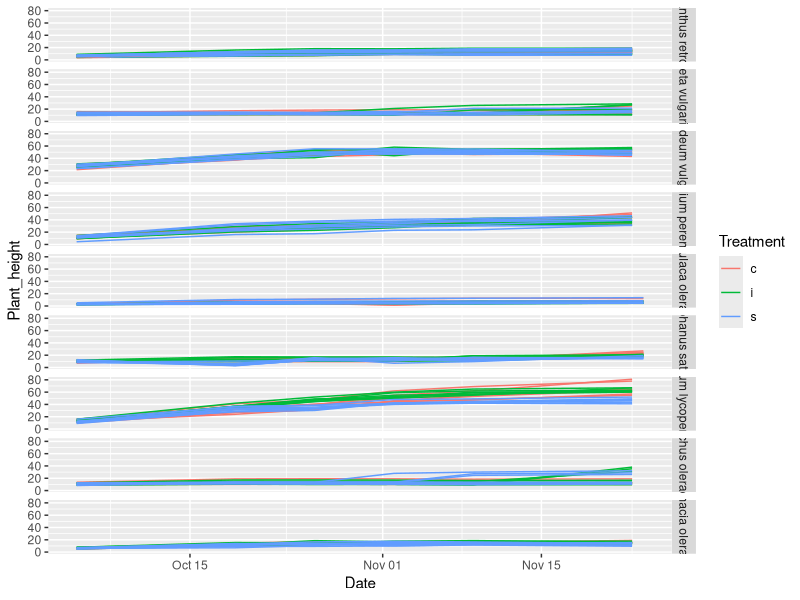
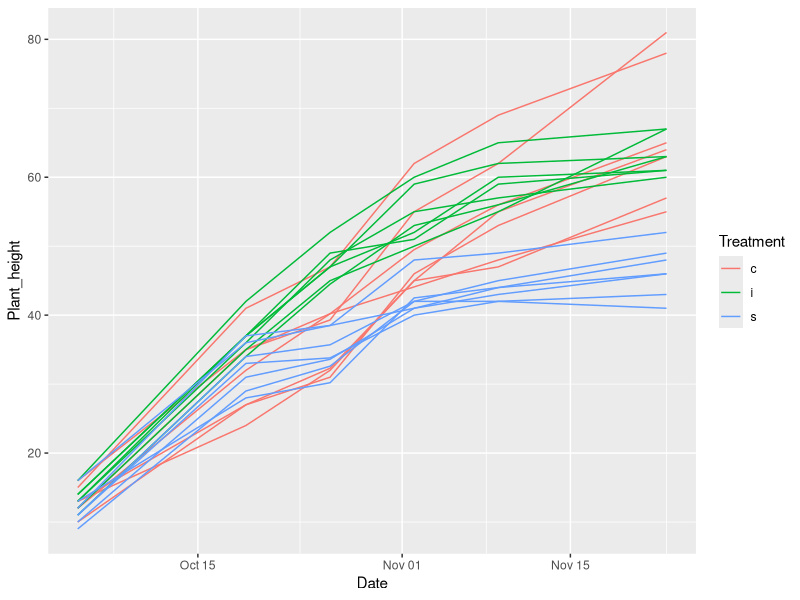
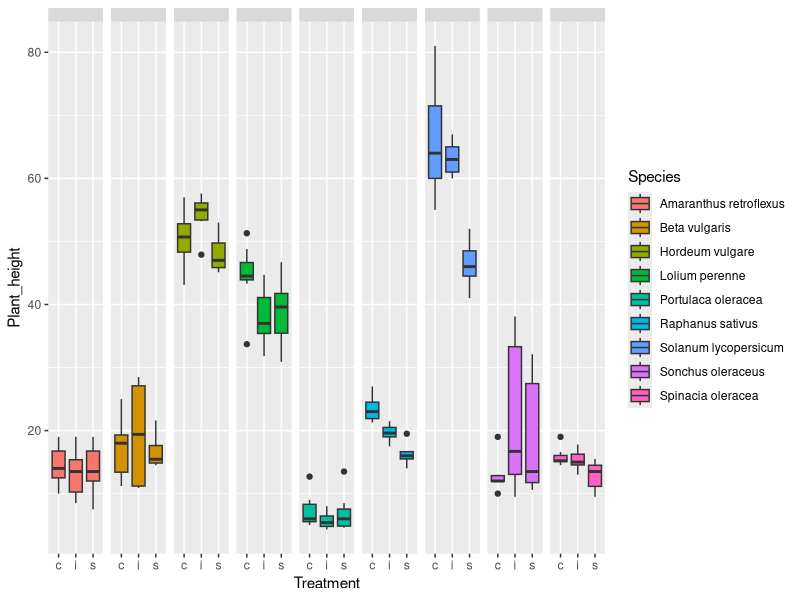
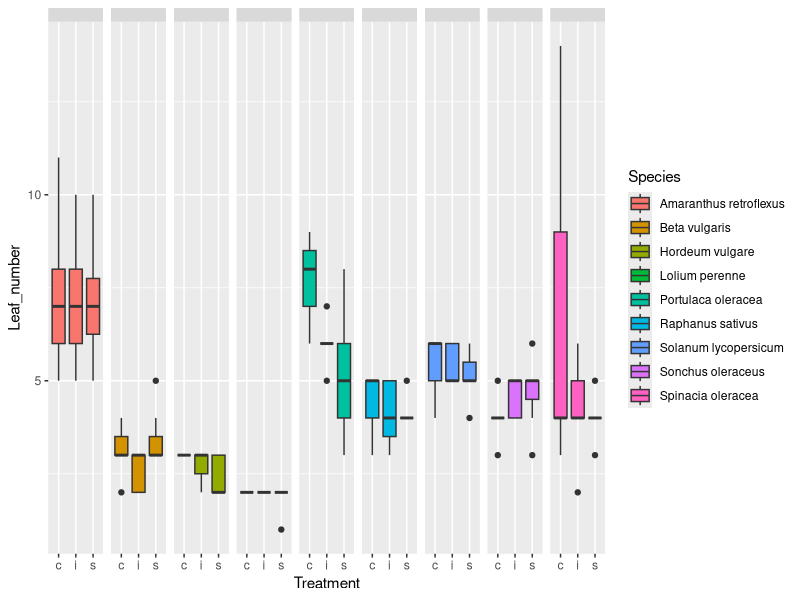
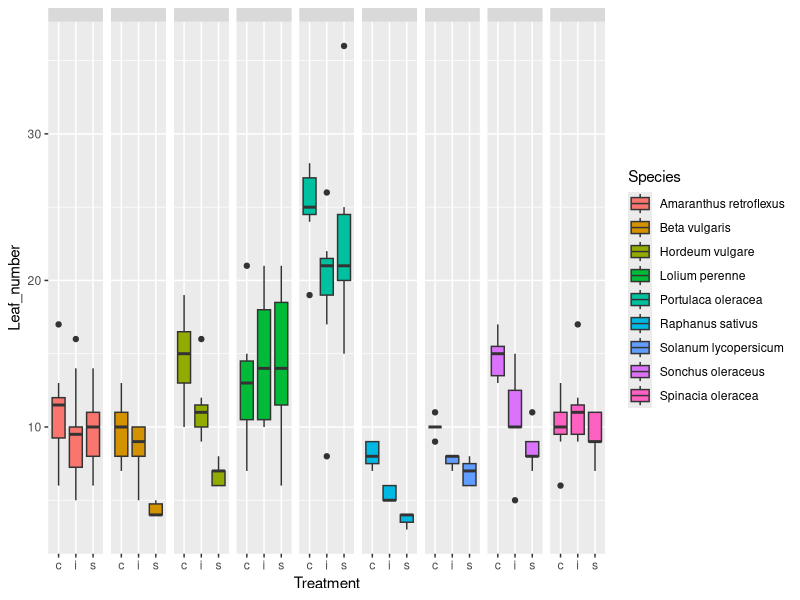
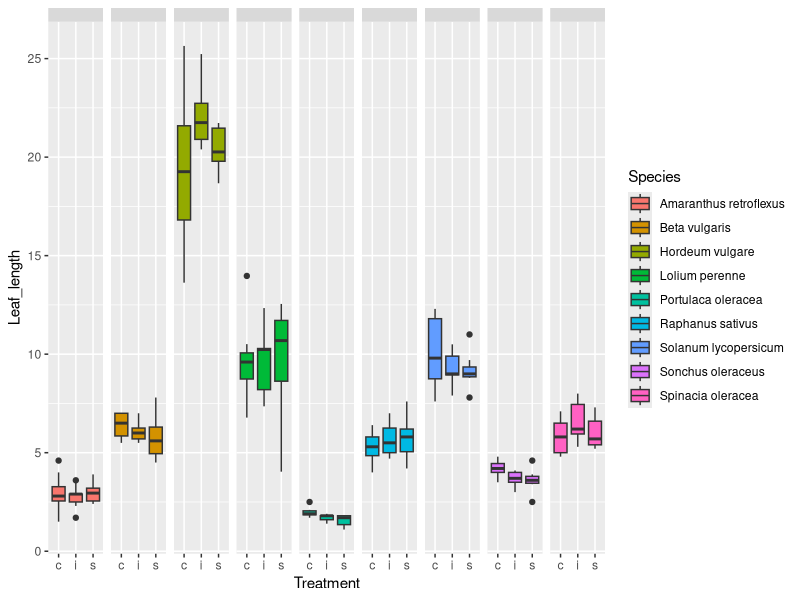
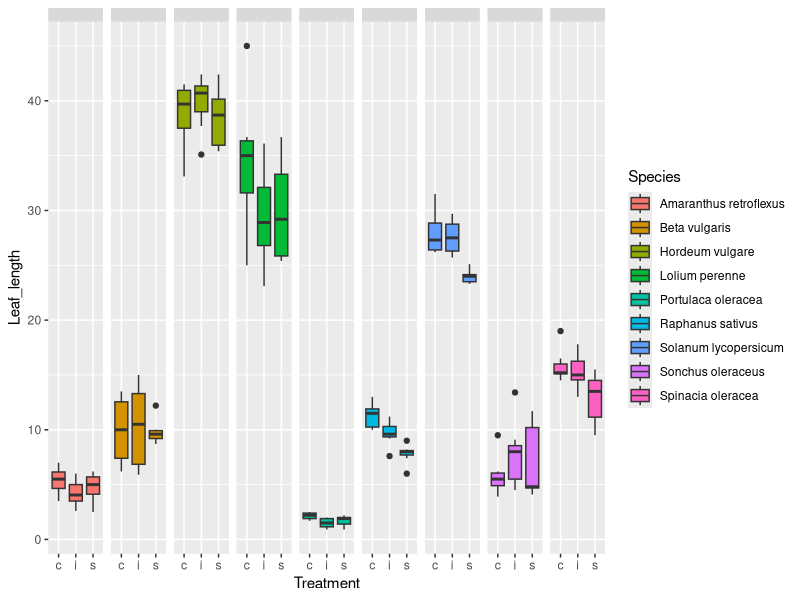
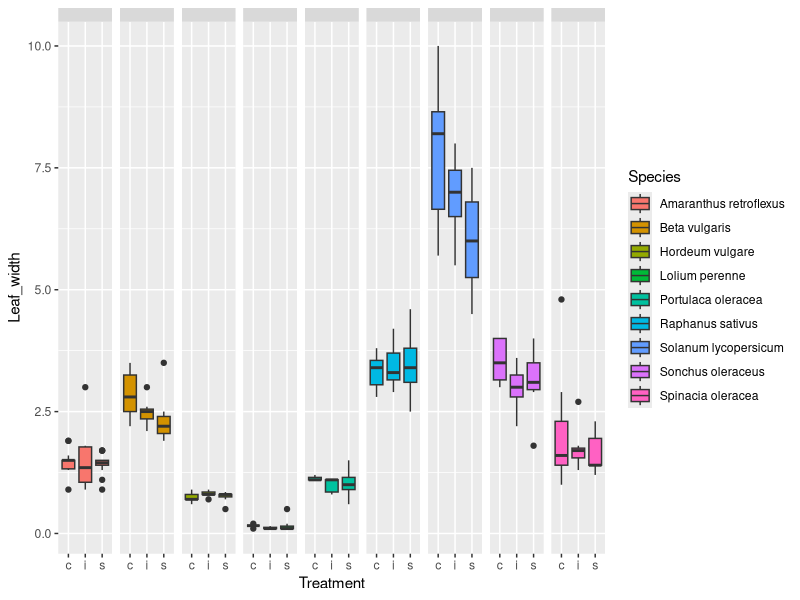

Write the R code that produced these figures, in order.
## ---- chunk 1
knitr::opts_chunk$set(echo = TRUE)
## ---- chunk 2
# install.packages("readxl")
readxl::read_excel("data_dec/water_stress.xlsx")
d0 <- readxl::read_excel("data_dec/water_stress.xlsx", sheet = "Data")
## ---- chunk 3
# install.packages("ggplot2", dependencies = TRUE)
library(ggplot2)

# All species
ggplot(d0, aes(x= Date, y= Plant_height, group= PlantId, color= Treatment)) + 
  geom_line()+
  facet_grid(Species ~.)

## ---- chunk 4
# For Solanum lycopersicum
s1 <- d0[d0$Species=="Solanum lycopersicum",]
ggplot(s1, aes(x= Date, y= Plant_height, group= PlantId, color= Treatment)) + 
  geom_line()

## ---- chunk 5


## ---- chunk 6

## ---- chunk 7

## ---- chunk 8

## ---- chunk 9

## ---- chunk 10

## ---- chunk 11

## ---- chunk 12

## ---- chunk 13

## ---- chunk 14
#Packages
#install.packages(c("ggplot2", "ggpubr", "tidyverse", "broom", "AICcmodavg"), , dependencies = TRUE)
library(ggplot2)
library(ggpubr)
library(tidyverse)
library(broom)

#Import data
d0 <- readxl::read_excel("data_dec/water_stress.xlsx", sheet = "Data")
d0
names(d0)
## ---- chunk 15
d1 <- d0[d0$Week == "W6" , c("Treatment", "Species", "Plant_height") ]
d1 <- na.exclude(d1) #remove the ones with empty cells 
lm1 <- lm(Plant_height ~ Treatment + Species, data=d1)
anova(lm1)
summary(lm1)
ggplot(d1, aes(x= Treatment, y= Plant_height, fill= Species)) + 
  geom_boxplot() +
  facet_grid(. ~ Species) +
  theme(strip.text.x = element_text(size=0))
## ---- chunk 16
d1 <- d0[d0$Week == "W1" , c("Treatment", "Species", "Leaf_number") ]
d1 <- na.exclude(d1) #remove the ones with empty cells 
lm1 <- lm(Leaf_number ~ Treatment + Species, data=d1)
anova(lm1)
ggplot(d1, aes(x= Treatment, y= Leaf_number, fill= Species)) + 
  geom_boxplot() +
  facet_grid(. ~ Species) +
  theme(strip.text.x = element_text(size=0))
## ---- chunk 17
d1 <- d0[d0$Week == "W6" , c("Treatment", "Species", "Leaf_number") ]
d1 <- na.exclude(d1) #remove the ones with empty cells 
lm1 <- lm(Leaf_number ~ Treatment + Species, data=d1)
anova(lm1)
ggplot(d1, aes(x= Treatment, y= Leaf_number, fill= Species)) + 
  geom_boxplot() +
  facet_grid(. ~ Species) +
  theme(strip.text.x = element_text(size=0))
## ---- chunk 18
d1 <- d0[d0$Week == "W1" , c("Treatment", "Species", "Leaf_length") ]
d1 <- na.exclude(d1) #remove the ones with empty cells 
lm1 <- lm(Leaf_length ~ Treatment + Species, data=d1)
anova(lm1)
ggplot(d1, aes(x= Treatment, y= Leaf_length, fill= Species)) + 
  geom_boxplot() +
  facet_grid(. ~ Species) +
  theme(strip.text.x = element_text(size=0))
## ---- chunk 19
d1 <- d0[d0$Week == "W6" , c("Treatment", "Species", "Leaf_length") ]
d1 <- na.exclude(d1) #remove the ones with empty cells 
lm1 <- lm(Leaf_length ~ Treatment + Species, data=d1)
anova(lm1)
ggplot(d1, aes(x= Treatment, y= Leaf_length, fill= Species)) + 
  geom_boxplot() +
  facet_grid(. ~ Species) +
  theme(strip.text.x = element_text(size=0))
## ---- chunk 20
d1 <- d0[d0$Week == "W1" , c("Treatment", "Species", "Leaf_width") ]
d1 <- na.exclude(d1) #remove the ones with empty cells 
lm1 <- lm(Leaf_width ~ Treatment + Species, data=d1)
anova(lm1)
ggplot(d1, aes(x= Treatment, y=Leaf_width, fill= Species)) + 
  geom_boxplot() +
  facet_grid(. ~ Species) +
  theme(strip.text.x = element_text(size=0))
## ---- chunk 21
d1 <- d0[d0$Week == "W6" , c("Treatment", "Species", "Leaf_width") ]
d1 <- na.exclude(d1) #remove the ones with empty cells 
lm1 <- lm(Leaf_width ~ Treatment + Species, data=d1)
anova(lm1)
ggplot(d1, aes(x= Treatment, y=Leaf_width, fill= Species)) + 
  geom_boxplot() +
  facet_grid(. ~ Species) +
  theme(strip.text.x = element_text(size=0))
## ---- chunk 22
d1 <- d0[d0$Week == "W1" , c("Treatment", "Species", "Leaf_area") ]
d1 <- na.exclude(d1) #remove the ones with empty cells 
lm1 <- lm(Leaf_area ~ Treatment + Species, data=d1)
anova(lm1)
ggplot(d1, aes(x= Treatment, y=Leaf_area, fill= Species)) + 
  geom_boxplot() +
  facet_grid(. ~ Species) +
  theme(strip.text.x = element_text(size=0))
## ---- chunk 23
d1 <- d0[d0$Week == "W6" , c("Treatment", "Species", "Leaf_area") ]
d1 <- na.exclude(d1) #remove the ones with empty cells 
lm1 <- lm(Leaf_area ~ Treatment + Species, data=d1)
anova(lm1)
ggplot(d1, aes(x= Treatment, y=Leaf_area, fill= Species)) + 
  geom_boxplot() +
  facet_grid(. ~ Species) +
  theme(strip.text.x = element_text(size=0))
## ---- chunk 24
d1 <- d0[d0$Week == "W3" , c("Treatment", "Species", "Chlorophyll_content") ]
d1 <- na.exclude(d1) #remove the ones with empty cells 
lm1 <- lm(Chlorophyll_content ~ Treatment + Species, data=d1)
anova(lm1)
ggplot(d1, aes(x= Treatment, y=Chlorophyll_content, fill= Species)) + 
  geom_boxplot() +
  facet_grid(. ~ Species) +
  theme(strip.text.x = element_text(size=0))
## ---- chunk 25
d1 <- d0[d0$Week == "W4" , c("Treatment", "Species", "Chlorophyll_content") ]
d1 <- na.exclude(d1) #remove the ones with empty cells 
lm1 <- lm(Chlorophyll_content ~ Treatment + Species, data=d1)
anova(lm1)
ggplot(d1, aes(x= Treatment, y=Chlorophyll_content, fill= Species)) + 
  geom_boxplot() +
  facet_grid(. ~ Species) +
  theme(strip.text.x = element_text(size=0))
## ---- chunk 26
d1 <- d0[d0$Week == "W5" , c("Treatment", "Species", "Chlorophyll_content") ]
d1 <- na.exclude(d1) #remove the ones with empty cells 
lm1 <- lm(Chlorophyll_content ~ Treatment + Species, data=d1)
anova(lm1)
ggplot(d1, aes(x= Treatment, y=Chlorophyll_content, fill= Species)) + 
  geom_boxplot() +
  facet_grid(. ~ Species) +
  theme(strip.text.x = element_text(size=0))
## ---- chunk 27
d1 <- d0[d0$Week == "W6" , c("Treatment", "Species", "Chlorophyll_content") ]
d1 <- na.exclude(d1) #remove the ones with empty cells 
lm1 <- lm(Chlorophyll_content ~ Treatment + Species, data=d1)
anova(lm1)
ggplot(d1, aes(x= Treatment, y=Chlorophyll_content, fill= Species)) + 
  geom_boxplot() +
  facet_grid(. ~ Species) +
  theme(strip.text.x = element_text(size=0))
## ---- chunk 28
d1 <- d0[d0$Week == "W6" , c("Treatment", "Species", "Aerial_fresh_weight") ]
d1 <- na.exclude(d1) #remove the ones with empty cells 
lm1 <- lm(Aerial_fresh_weight ~ Treatment + Species, data=d1)
anova(lm1)
summary(lm1)
ggplot(d1, aes(x= Treatment, y=Aerial_fresh_weight, fill= Species)) + 
  geom_boxplot() +
  facet_grid(. ~ Species) +
  theme(strip.text.x = element_text(size=0))

## ---- chunk 29
d1 <- d0[d0$Week == "W6" , c("Treatment", "Species", "Aerial_dry_weight") ]
d1 <- na.exclude(d1) #remove the ones with empty cells 
lm1 <- lm(Aerial_dry_weight ~ Treatment + Species, data=d1)
anova(lm1)
summary(lm1)
ggplot(d1, aes(x= Treatment, y=Aerial_dry_weight, fill= Species)) + 
  geom_boxplot() +
  facet_grid(. ~ Species) +
  theme(strip.text.x = element_text(size=0))

## ---- chunk 30
d1 <- d0[d0$Week == "W6" , c("Treatment", "Species", "Root_length") ]
d1 <- na.exclude(d1) #remove the ones with empty cells 
lm1 <- lm(Root_length ~ Treatment + Species, data=d1)
anova(lm1)
summary(lm1)
ggplot(d1, aes(x= Treatment, y=Root_length, fill= Species)) + 
  geom_boxplot() +
  facet_grid(. ~ Species) +
  theme(strip.text.x = element_text(size=0))

